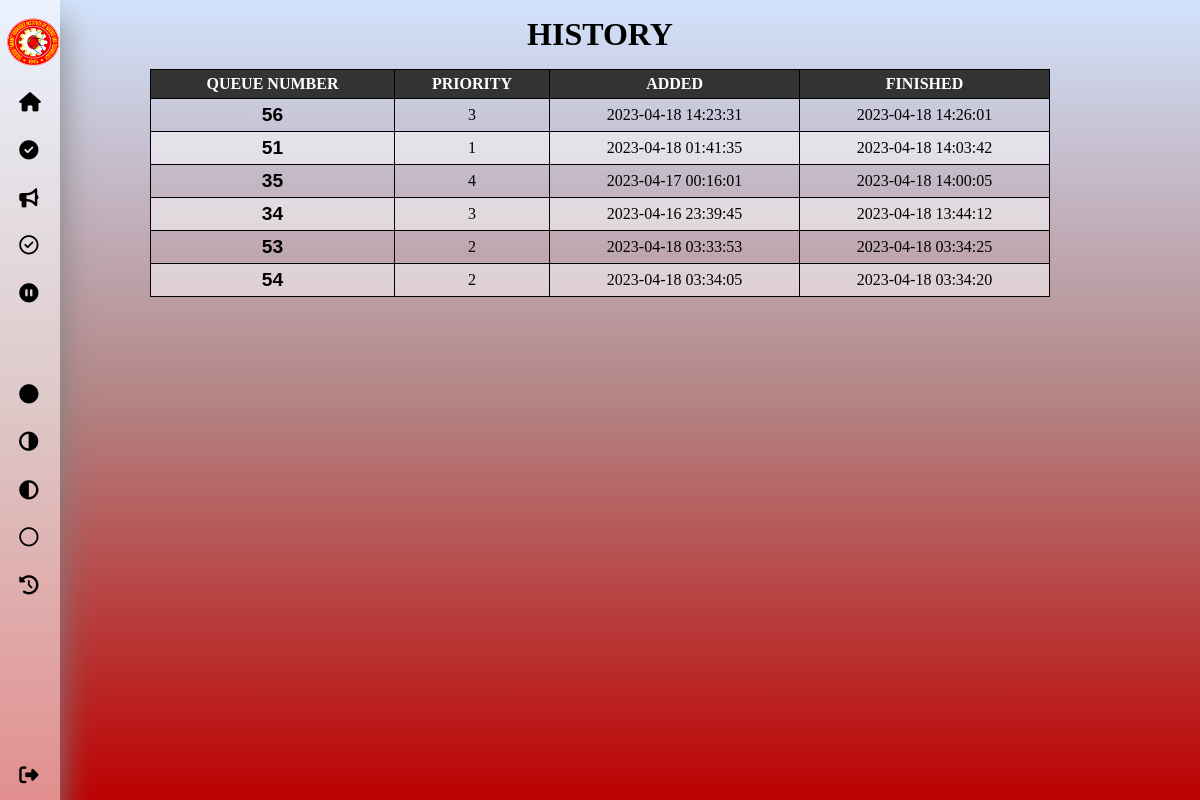
The page /queueing-system/history.php (signed in) on the database its author committed.
### tables this page shows
CREATE TABLE `queue_list` (
  `id` int(11) NOT NULL,
  `priority` varchar(150) NOT NULL,
  `status` varchar(150) NOT NULL,
  `added_at` datetime NOT NULL DEFAULT current_timestamp(),
  `finished_at` datetime DEFAULT NULL
);

### queueing-system/history.php (the view, shortened to what this page needs)
<?php
$con = connection();
$sql = "SELECT * FROM queue_list WHERE status = 'DONE' ORDER BY finished_at DESC";
$queue = $con -> query($sql) or die ($con -> error);
$row = $queue -> fetch_assoc();
?>
<!DOCTYPE html>
<html lang="en">
<head>
    <link rel="stylesheet" href="css/main.css">
    <link rel="stylesheet" href="css/table.css">
    <link rel="stylesheet" href="css/form.css">
    <link rel="stylesheet" href="https://cdnjs.cloudflare.com/ajax/libs/font-awesome/6.4.0/css/all.min.css">
</head>
<body>
    <nav class="navbar">
        <ul>
            <li>
                <a href="display.php" class="logo" target="_blank">
                <img src="img/logo.png" alt="logo"></a>
            </li>
            <li><a href="dashboard.php">
                <i class="fa-solid fa-house"></i>
            </a></li>
            <li><a href="ready.php">
                <i class="fa-solid fa-circle-check"></i>
            </a></li>
            <li><a href="oncall.php">
                <i class="fa-solid fa-bullhorn"></i>
            </a></li>
            <li><a href="processing.php">
                <i class="fa-regular fa-circle-check"></i>
            </a></li>
            <li><a href="waiting.php">
                <i class="fa-solid fa-circle-pause"></i>
            </a></li>
            <br>
            <br>
            <br>
            <li><a href="priority1.php">
                <i class="fa-solid fa-circle"></i>
            </a></li>
            <li><a href="priority2.php">
                <i class="fa-sharp fa-solid fa-circle-half-stroke fa-rotate-180"></i>
            </a></li>
            <li><a href="priority3.php">
                <i class="fa-solid fa-circle-half-stroke"></i>
            </a></li>
            <li><a href="priority4.php">
                <i class="fa-regular fa-circle"></i>
            </a></li>
            <li><a href="history.php">
                <i class="fa-solid fa-clock-rotate-left"></i>
            </a></li>
            <li><a href="logout.php" class="logout">
                <i class="fa-sharp fa-solid fa-right-from-bracket"></i>
            </a></li>
        </ul>
    </nav>
    <h1>HISTORY</h1>
    <table>
        <thead>
        <tr>
            <th>QUEUE NUMBER</th>
            <th>PRIORITY</th>
            <th>ADDED</th>
            <th>FINISHED</th>
        </tr>
        </thead>
        <tbody>
        <?php do{ ?>
        <?php if (isset($row) && $row !== null) { ?>
        <tr>
            <td class="ticket"><?php echo $row['id'] ?></td>
            <td><?php echo $row['priority'] ?></td>
            <td><?php echo $row['added_at'] ?></td>
            <td><?php echo $row['finished_at'] ?></td>
        </tr>
        <?php } ?>
        <?php }while($row = $queue -> fetch_assoc()) ?>
        </tbody>
    </table>
</body>
</html>

### queueing-system/css/main.css (style rules this page uses)
* { margin: 0; padding: 0; outline: none; border: none; text-decoration: none; list-style-type: none; box-sizing: border-box; }
body { background: linear-gradient( to bottom, #D1E3FC, #b48484, #BC0000 ) fixed; }
.navbar { position: fixed; top: 0; bottom: 0; height: 100vh; left: 0; background: rgba(255, 255, 255, 0.562); width: 5%; overflow: hidden; transition: 0.2s linear; box-shadow: 0 20px 35px gray; font-weight: bold; padding-left: 1.5rem; }
.logo { text-align: center; display: flex; transition: all 0.5s ease; margin: 0.25rem 0 0 -1.3rem; }
.logo img { width: 70%; height: 60px; }
a { position: relative; color: black; font-size: 1.5em; display: table; width: 300px; padding: 1rem; margin-left: -0.5rem; }
.logout { position: absolute; bottom: 0; }
@media screen and (max-width: 1366px) { .navbar { position: fixed; top: 0; bottom: 0; height: 100vh; left: 0; background: rgba(255, 255, 255, 0.562); width: 5%; overflow: hidden; transition: 0.2s linear; box-shadow: 0 20px 35px gray; font-weight: bold; padding-left: 1.5rem; } }
@media screen and (max-width: 1366px) { .logo { text-align: center; display: flex; transition: all 0.5s ease; margin: 0.25rem 0 0 -1.3rem; } }
@media screen and (max-width: 1366px) { .logo img { width: 60% !important; height: 50px !important; margin-left: -0.8rem !important; } }
@media screen and (max-width: 1366px) { a { position: relative; color: black; font-size: 1.2em !important; display: table; width: 300px; padding: 0.8rem !important; margin-left: -1.1rem !important; } }

### queueing-system/css/table.css (style rules this page uses)
h1 { text-align: center; margin-top: 1rem; margin-bottom: 1rem; }
table { border: 1px solid black; border-collapse: collapse; width: 70%; margin-right: auto; margin-left: auto; }
table, th, td { border: 1px solid black; text-align: center; font-size: large; padding: 5px; }
th { background-color: #333; color: white; }
tr:nth-child(even) { background-color: rgba(255, 255, 255, 0.521); }
.ticket { font-weight: bold; font-size: 30px; font-family: Arial, Helvetica, sans-serif; }
@media screen and (max-width: 1366px) { table { border: 1px solid black; border-collapse: collapse; width: 75%; margin-right: auto; margin-left: auto; } }
@media screen and (max-width: 1366px) { table, th, td { border: 1px solid black; text-align: center; font-size: 1em !important; padding: 5px; } }
@media screen and (max-width: 1366px) { .ticket { font-weight: bold; font-size: 1.2em !important; font-family: Arial, Helvetica, sans-serif; } }

### rows shown on the page
queue_list: id "56", priority "3", added_at "2023-04-18 14:23:31", finished_at "2023-04-18 14:26:01"
queue_list: id "51", priority "1", added_at "2023-04-18 01:41:35", finished_at "2023-04-18 14:03:42"
queue_list: id "35", priority "4", added_at "2023-04-17 00:16:01", finished_at "2023-04-18 14:00:05"
queue_list: id "34", priority "3", added_at "2023-04-16 23:39:45", finished_at "2023-04-18 13:44:12"
queue_list: id "53", priority "2", added_at "2023-04-18 03:33:53", finished_at "2023-04-18 03:34:25"
queue_list: id "54", priority "2", added_at "2023-04-18 03:34:05", finished_at "2023-04-18 03:34:20"
